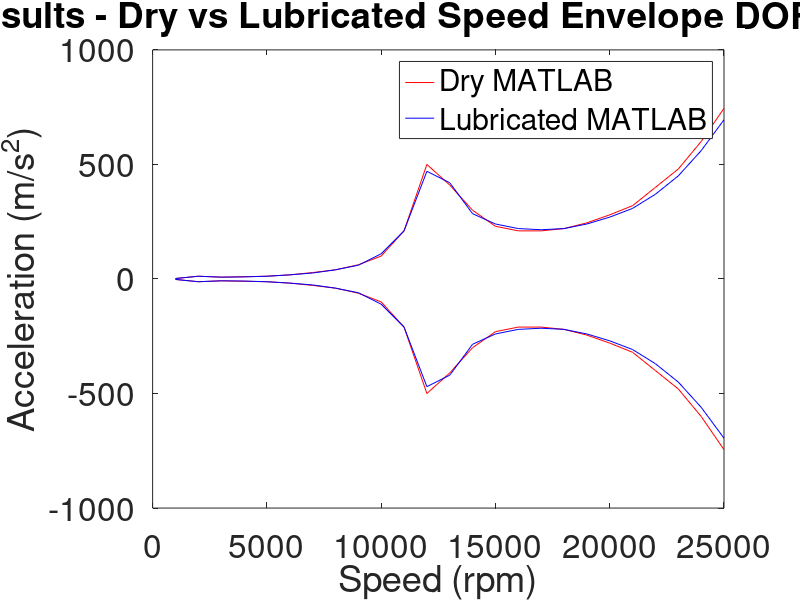

This chart was generated by the following MATLAB code:
drymax = [2 12 8 10 12 18 28 40 62 100 210 500 410 300 230 210 210 220 245 280 320 400 480 600 745];
drymin = -drymax;

lubmax = [2 12 8 9 12 18 26 40 60 110 210 470 420 285 240 220 215 220 240 270 308 370 450 560 695];
lubmin = -lubmax;


speed = [1000:1000:25000];


figure(1)
plot(speed,drymax,'r',speed,lubmax,'b',speed,drymin,'r',speed,lubmin,'b')
set(gca,'FontSize',24)
title('EXCITE Results - Dry vs Lubricated Speed Envelope DOF2 5um Preload')
xlabel ('Speed (rpm)')
ylabel ('Acceleration (m/s^2)')
legend ('Dry MATLAB','Lubricated MATLAB')

% figure(2)
% plot(speed,lubmax,'g',speed,lubmin,'g')
% set(gca,'FontSize',24)
% title('Lubricated MATLAB Speed Envelope')
% xlabel ('Speed (rpm)')
% ylabel ('Acceleration (m/s^2)')
% legend ('Lubricated MATLAB')